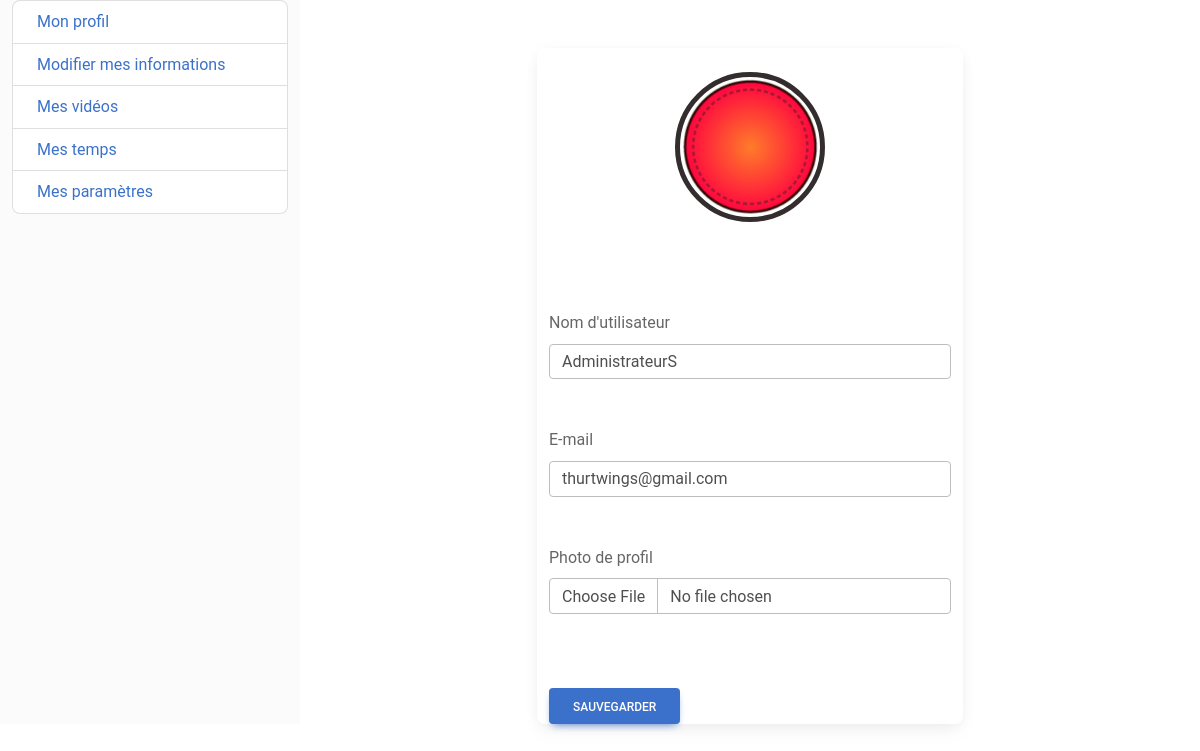
The app's page /php/UpdateProfile.php?id=2 with its own data.
### tables this page shows
CREATE TABLE `users` (
  `id` int NOT NULL,
  `username` varchar(50) NOT NULL,
  `user_email` varchar(320) NOT NULL,
  `profile_picture` varchar(255) DEFAULT NULL,
  `password` char(60) NOT NULL,
  `registration_time` timestamp NULL DEFAULT CURRENT_TIMESTAMP
);

### php/Utilities.php (called while the page is built, shortened)
<?php
class Utilities
{
    public $sql ="";
    public function __construct($id)
    {
        $this->sql = new PDO('mysql:host=localhost;dbname=speedrun_website', 'root', 'root1234');
    }
    public function Get($column, $table, $row ,$id)
    {
        $req = "SELECT " . $column . " FROM " . $table . " WHERE " . $row . " = '" . $id . "'; ";
        $result = $this->sql->query($req);
        if ($result !== false)
        {
            $tlbresult = $result->fetchAll();
            if (count($tlbresult) > 0)
            {
                return $tlbresult[0][0];
            }
            else
            {
                return null;
            }
        }
        else
        {
            return null;
        }
    }
}
?>

### php/UpdateProfile.php (the view, shortened to what this page needs)
<?php
require_once('../php/Utilities.php');
$id = isset($_GET['id']) ? $_GET['id'] : null;
$utils = new Utilities($id);
?>
<!DOCTYPE html>
<html lang="en">
    <head>
        <link href="https://cdnjs.cloudflare.com/ajax/libs/mdb-ui-kit/6.2.0/mdb.min.css" rel="stylesheet"/>
    </head>
    <body>
        <div class="container-fluid">
            <form method="get">
            <div class="row">
                <div class="col-sm-3 bg-light">
                    <ul class="list-group">
                        <li class="list-group-item"><a href="../pages/UserProfile.php">Mon profil</a></li>
                        <li class="list-group-item"><a href="../php/UpdateProfile.php?id=<?php echo $id; ?>">Modifier mes informations</a></li>
                        <li class="list-group-item"><a href="#">Mes vidéos</a></li>
                        <li class="list-group-item"><a href="#">Mes temps</a></li>
                        <li class="list-group-item"><a href="#">Mes paramètres</a></li>
                    </ul>
                </div>
        </form>
    <div class="col-9">
            <div class="row mt-5 justify-content-center">
                <div class="col-md-6">
                    <div class="card">
                        <div class="card-body text-center">
                        <?php  if($utils->Get("profile_picture", 'users', 'id', $id) !== null)
                            {?>
                            <img src="../img/UsersProfilePictures/<?php echo $utils->Get("profile_picture", 'users', 'id', $id); ?>" class="rounded-circle border border-5 border-dark mb-3" height="150" alt="User profile picture"">
                            <?php }
                            else
                            {?>
                                <img src="../img/default_avatar.png" class="rounded-circle border border-5 border-dark mb-3" height="150" alt="User profile picture"">
                            <?php }?>
                            </div>
        <div class="container mt-5">
            <form action="" method="POST" enctype="multipart/form-data">
                <div class="mb-5">
                    <label for="username" class="form-label">Nom d'utilisateur</label>
                    <input type="text" class="form-control" name="username" id="username" value="<?php echo $utils->Get("username", 'users', 'id', $id); ?>">
                </div>
                <div class="mb-5">
                    <label for="user_email" class="form-label">E-mail</label>
                    <input type="email" class="form-control" name="user_email" id="user_email" value="<?php echo $utils->Get("user_email", 'users', 'id', $id); ?>">
                </div>
                <div class="mb-5">
                    <label for="profile_picture" class="form-label">Photo de profil</label>
                    <input type="file" class="form-control" name="profile_picture" id="profile_picture">
                </div>
                <br>
                <button type="submit" class="btn btn-primary" name="execute">Sauvegarder</button>
            </form>
        </div>
        </div>
        </div>
    </body>
</html>

### records on screen
users: profile_picture (picture), username "AdministrateurS", user_email "thurtwings@gmail.com"
